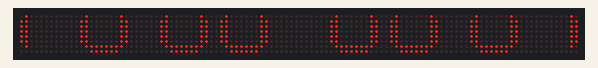
This sketch was run on a simulated Arduino Uno, built with avr-gcc and run on an emulated ATmega328P. Shown: 112×8 LED matrix.

Above: at 1.1 s.
At 2.1 s:
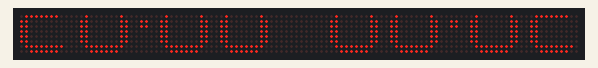
At 4.1 s:
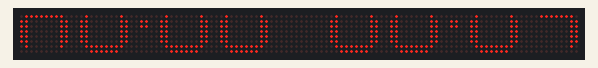
At 6.1 s:
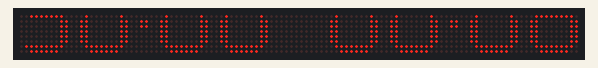
At 8.1 s:
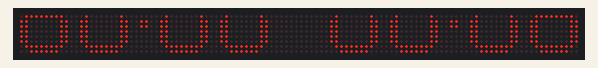
At 39.1 s:
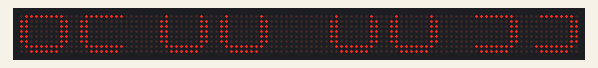

The sketch:

Parola_Double_Height_Clock.ino
```cpp
// Program to demonstrate the MD_Parola library
//
// Display the time in a double height display with a fixed width font.
// - Time is shown in a user defined seven segment font
// - Optional use of DS1307 module for time
// - DS1307 library (MD_DS1307) found at https://github.com/MajicDesigns/DS1307
// - MD_MAX72XX library can be found at https://github.com/MajicDesigns/MD_MAX72XX
//
// Each font file has the lower part of a character as ASCII codes 0-127 and the
// upper part of the character in ASCII code 128-255. Adding 128 to each lower
// character creates the correct index for the upper character.
// The upper and lower portions are managed as 2 zones 'stacked' on top of each other
// so that the module numbers are in the sequence shown below:
//
// * Modules (like FC-16) that can fit over each other with no gap
//  n n-1 n-2 ... n/2+1   <- this direction top row
//  n/2 ... 3  2  1  0    <- this direction bottom row
//
// * Modules (like Generic and Parola) that cannot fit over each other with no gap
//  n/2+1 ... n-2 n-1 n   -> this direction top row
//  n/2 ... 3  2  1  0    <- this direction bottom row
//
// Sending the original string to the lower zone and the modified (+128) string to the
// upper zone creates the complete message on the display.
//

// Use the DS1307 clock module
#define	USE_DS1307	0

// Header file includes
#include <MD_Parola.h>
#include <MD_MAX72xx.h>
#include <SPI.h>
#include "Font_Data.h"

// Define the number of devices we have in the chain and the hardware interface
// NOTE: These pin numbers will probably not work with your hardware and may
// need to be adapted
#define HARDWARE_TYPE MD_MAX72XX::PAROLA_HW
#define MAX_CLK_ZONES 2
#define ZONE_SIZE 7
#define MAX_DEVICES (MAX_CLK_ZONES * ZONE_SIZE)

#define ZONE_UPPER  1
#define ZONE_LOWER  0

#define CLK_PIN   13
#define DATA_PIN  11
#define CS_PIN    10

#if	USE_DS1307
#include <MD_DS1307.h>
#include <Wire.h>
#endif

// Hardware SPI connection
MD_Parola P = MD_Parola(HARDWARE_TYPE, CS_PIN, MAX_DEVICES);
// Arbitrary output pins
// MD_Parola P = MD_Parola(HARDWARE_TYPE, DATA_PIN, CLK_PIN, CS_PIN, MAX_DEVICES);

#define SPEED_TIME  75
#define PAUSE_TIME  0

#define MAX_MESG  6

// Hardware adaptation parameters for scrolling
bool invertUpperZone = false;

// Turn on debug statements to the serial output
#define  DEBUG  0

// Global variables
char  szTimeL[MAX_MESG];    // mm:ss\0
char  szTimeH[MAX_MESG];

void getTime(char *psz, bool f = true)
// Code for reading clock time
// Simulated clock runs 1 minute every seond
{
#if USE_DS1307
  RTC.readTime();
  sprintf(psz, "%02d%c%02d", RTC.h, (f ? ':' : ' '), RTC.m);
#else
  uint16_t  h, m;

  m = millis()/1000;
  h = (m/60) % 24;
  m %= 60;
  sprintf(psz, "%02d%c%02d", h, (f ? ':' : ' '), m);
#endif
}

void createHString(char *pH, char *pL)
{
  for (; *pL != '\0'; pL++)
    *pH++ = *pL | 0x80;   // offset character

  *pH = '\0'; // terminate the string
}

void setup(void)
{
  invertUpperZone = (HARDWARE_TYPE == MD_MAX72XX::GENERIC_HW || HARDWARE_TYPE == MD_MAX72XX::PAROLA_HW);

  // initialise the LED display
  P.begin(MAX_CLK_ZONES);

  // Set up zones for 2 halves of the display
  P.setZone(ZONE_LOWER, 0, ZONE_SIZE - 1);
  P.setZone(ZONE_UPPER, ZONE_SIZE, MAX_DEVICES - 1);
  P.setFont(numeric7SegDouble);

  P.setCharSpacing(P.getCharSpacing() * 2); // double height --> double spacing

  if (invertUpperZone)
  {
    P.setZoneEffect(ZONE_UPPER, true, PA_FLIP_UD);
    P.setZoneEffect(ZONE_UPPER, true, PA_FLIP_LR);

    P.displayZoneText(ZONE_LOWER, szTimeL, PA_RIGHT, SPEED_TIME, PAUSE_TIME, PA_PRINT, PA_NO_EFFECT);
    P.displayZoneText(ZONE_UPPER, szTimeH, PA_LEFT, SPEED_TIME, PAUSE_TIME, PA_PRINT, PA_NO_EFFECT);
  }
  else
  {
    P.displayZoneText(ZONE_LOWER, szTimeL, PA_CENTER, SPEED_TIME, PAUSE_TIME, PA_PRINT, PA_NO_EFFECT);
    P.displayZoneText(ZONE_UPPER, szTimeH, PA_CENTER, SPEED_TIME, PAUSE_TIME, PA_PRINT, PA_NO_EFFECT);
  }

#if USE_DS1307
  RTC.control(DS1307_CLOCK_HALT, DS1307_OFF);
  RTC.control(DS1307_12H, DS1307_OFF);
#endif
}

void loop(void)
{
  static uint32_t	lastTime = 0; // millis() memory
  static bool	flasher = false;  // seconds passing flasher

  P.displayAnimate();
  if (P.getZoneStatus(ZONE_LOWER) && P.getZoneStatus(ZONE_UPPER))
  {
    // Adjust the time string if we have to. It will be adjusted
    // every second at least for the flashing colon separator.
    if (millis() - lastTime >= 1000)
    {
      lastTime = millis();
      getTime(szTimeL, flasher);
      createHString(szTimeH, szTimeL);
      flasher = !flasher;

      P.displayReset();

      // synchronise the start
      P.synchZoneStart();
    }
  }
}
```

Source omitted: Font_Data.h (data table, 6462 bytes)

Measured:
- what the display in image 0 shows lasts 1.0 s, from 1.0 s to 2.0 s
